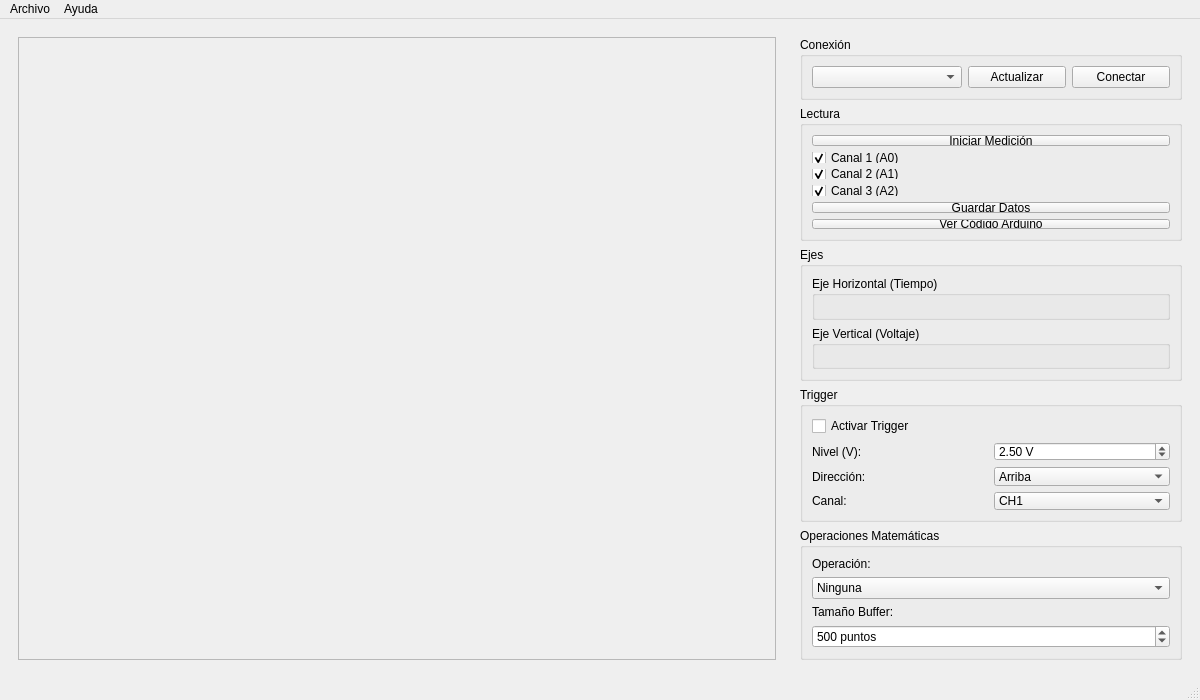
<?xml version="1.0" encoding="UTF-8"?>
<ui version="4.0">
 <class>MainWindow</class>
 <widget class="QMainWindow" name="MainWindow">
  <property name="geometry">
   <rect>
    <x>0</x>
    <y>0</y>
    <width>1200</width>
    <height>700</height>
   </rect>
  </property>
  <property name="windowTitle">
   <string>Osciloscopio Digital</string>
  </property>
  <widget class="QWidget" name="centralwidget">
   <layout class="QHBoxLayout" name="horizontalLayout_3">
    <item>
     <widget class="QWidget" name="widget_plot" native="true">
      <property name="sizePolicy">
       <sizepolicy hsizetype="Expanding" vsizetype="Expanding">
        <horstretch>0</horstretch>
        <verstretch>0</verstretch>
       </sizepolicy>
      </property>
      <property name="minimumSize">
       <size>
        <width>700</width>
        <height>500</height>
       </size>
      </property>
      <layout class="QVBoxLayout" name="verticalLayout_plot">
       <item>
        <widget class="QFrame" name="plot">
         <property name="frameShape">
          <enum>QFrame::StyledPanel</enum>
         </property>
         <property name="frameShadow">
          <enum>QFrame::Raised</enum>
         </property>
        </widget>
       </item>
      </layout>
     </widget>
    </item>
    <item>
     <widget class="QWidget" name="widget_controles" native="true">
      <property name="sizePolicy">
       <sizepolicy hsizetype="Preferred" vsizetype="Expanding">
        <horstretch>0</horstretch>
        <verstretch>0</verstretch>
       </sizepolicy>
      </property>
      <property name="minimumSize">
       <size>
        <width>400</width>
        <height>500</height>
       </size>
      </property>
      <layout class="QVBoxLayout" name="verticalLayout_controles">
       <item>
        <widget class="QGroupBox" name="groupBox_conexion">
         <property name="title">
          <string>Conexión</string>
         </property>
         <layout class="QHBoxLayout" name="horizontalLayout_conexion">
          <item>
           <widget class="QComboBox" name="combo_ports">
            <property name="minimumSize">
             <size>
              <width>150</width>
              <height>0</height>
             </size>
            </property>
           </widget>
          </item>
          <item>
           <widget class="QPushButton" name="btn_refresh">
            <property name="text">
             <string>Actualizar</string>
            </property>
           </widget>
          </item>
          <item>
           <widget class="QPushButton" name="btn_connect">
            <property name="text">
             <string>Conectar</string>
            </property>
           </widget>
          </item>
         </layout>
        </widget>
       </item>
       <item>
        <widget class="QGroupBox" name="groupBox_lectura">
         <property name="title">
          <string>Lectura</string>
         </property>
         <layout class="QVBoxLayout" name="verticalLayout_lectura">
          <item>
           <widget class="QPushButton" name="btn_start">
            <property name="text">
             <string>Iniciar Medición</string>
            </property>
            <property name="checkable">
             <bool>false</bool>
            </property>
           </widget>
          </item>
          <item>
           <widget class="QCheckBox" name="check_ch1">
            <property name="text">
             <string>Canal 1 (A0)</string>
            </property>
            <property name="checked">
             <bool>true</bool>
            </property>
           </widget>
          </item>
          <item>
           <widget class="QCheckBox" name="check_ch2">
            <property name="text">
             <string>Canal 2 (A1)</string>
            </property>
            <property name="checked">
             <bool>true</bool>
            </property>
           </widget>
          </item>
          <item>
           <widget class="QCheckBox" name="check_ch3">
            <property name="text">
             <string>Canal 3 (A2)</string>
            </property>
            <property name="checked">
             <bool>true</bool>
            </property>
           </widget>
          </item>
          <item>
           <widget class="QPushButton" name="btn_save">
            <property name="text">
             <string>Guardar Datos</string>
            </property>
           </widget>
          </item>
          <item>
           <widget class="QPushButton" name="btn_view_code">
            <property name="text">
             <string>Ver Código Arduino</string>
            </property>
           </widget>
          </item>
         </layout>
        </widget>
       </item>
       <item>
        <widget class="QGroupBox" name="groupBox_ejes">
         <property name="title">
          <string>Ejes</string>
         </property>
         <layout class="QVBoxLayout" name="verticalLayout_ejes">
          <item>
           <widget class="QGroupBox" name="groupBox_horizontal">
            <property name="title">
             <string>Eje Horizontal (Tiempo)</string>
            </property>
            <layout class="QGridLayout" name="gridLayout_horizontal">
             <item row="0" column="0">
              <widget class="QLabel" name="label_time_scale">
               <property name="text">
                <string>Escala (s/div):</string>
               </property>
              </widget>
             </item>
             <item row="0" column="1">
              <widget class="QDoubleSpinBox" name="spin_time_scale">
               <property name="minimum">
                <double>0.0001</double>
               </property>
               <property name="maximum">
                <double>1.0000</double>
               </property>
               <property name="singleStep">
                <double>0.0001</double>
               </property>
               <property name="value">
                <double>0.0010</double>
               </property>
               <property name="decimals">
                <number>4</number>
               </property>
               <property name="suffix">
                <string> s</string>
               </property>
              </widget>
             </item>
             <item row="1" column="0">
              <widget class="QLabel" name="label_time_pos">
               <property name="text">
                <string>Posición (s):</string>
               </property>
              </widget>
             </item>
             <item row="1" column="1">
              <widget class="QDoubleSpinBox" name="spin_time_pos">
               <property name="minimum">
                <double>-10.000</double>
               </property>
               <property name="maximum">
                <double>10.000</double>
               </property>
               <property name="singleStep">
                <double>0.001</double>
               </property>
               <property name="value">
                <double>0.000</double>
               </property>
               <property name="decimals">
                <number>3</number>
               </property>
               <property name="suffix">
                <string> s</string>
               </property>
              </widget>
             </item>
            </layout>
           </widget>
          </item>
          <item>
           <widget class="QGroupBox" name="groupBox_vertical">
            <property name="title">
             <string>Eje Vertical (Voltaje)</string>
            </property>
            <layout class="QGridLayout" name="gridLayout_vertical">
             <item row="0" column="0">
              <widget class="QLabel" name="label_volt_scale">
               <property name="text">
                <string>Escala (V/div):</string>
               </property>
              </widget>
             </item>
             <item row="0" column="1">
              <widget class="QDoubleSpinBox" name="spin_volt_scale">
               <property name="minimum">
                <double>0.1</double>
               </property>
               <property name="maximum">
                <double>5.0</double>
               </property>
               <property name="singleStep">
                <double>0.1</double>
               </property>
               <property name="value">
                <double>1.0</double>
               </property>
               <property name="decimals">
                <number>1</number>
               </property>
               <property name="suffix">
                <string> V</string>
               </property>
              </widget>
             </item>
             <item row="1" column="0">
              <widget class="QLabel" name="label_volt_pos">
               <property name="text">
                <string>Posición (V):</string>
               </property>
              </widget>
             </item>
             <item row="1" column="1">
              <widget class="QDoubleSpinBox" name="spin_volt_pos">
               <property name="minimum">
                <double>-5.000</double>
               </property>
               <property name="maximum">
                <double>5.000</double>
               </property>
               <property name="singleStep">
                <double>0.1</double>
               </property>
               <property name="value">
                <double>0.000</double>
               </property>
               <property name="decimals">
                <number>3</number>
               </property>
               <property name="suffix">
                <string> V</string>
               </property>
              </widget>
             </item>
            </layout>
           </widget>
          </item>
         </layout>
        </widget>
       </item>
       <item>
        <widget class="QGroupBox" name="groupBox_trigger">
         <property name="title">
          <string>Trigger</string>
         </property>
         <layout class="QVBoxLayout" name="verticalLayout_trigger">
          <item>
           <widget class="QCheckBox" name="check_trigger">
            <property name="text">
             <string>Activar Trigger</string>
            </property>
           </widget>
          </item>
          <item>
           <layout class="QGridLayout" name="gridLayout_trigger">
            <item row="0" column="0">
             <widget class="QLabel" name="label_trigger_level">
              <property name="text">
               <string>Nivel (V):</string>
              </property>
             </widget>
            </item>
            <item row="0" column="1">
             <widget class="QDoubleSpinBox" name="spin_trigger_level">
              <property name="minimum">
               <double>0.0</double>
              </property>
              <property name="maximum">
               <double>5.0</double>
              </property>
              <property name="singleStep">
               <double>0.1</double>
              </property>
              <property name="value">
               <double>2.5</double>
              </property>
              <property name="decimals">
               <number>2</number>
              </property>
              <property name="suffix">
               <string> V</string>
              </property>
             </widget>
            </item>
            <item row="1" column="0">
             <widget class="QLabel" name="label_trigger_dir">
              <property name="text">
               <string>Dirección:</string>
              </property>
             </widget>
            </item>
            <item row="1" column="1">
             <widget class="QComboBox" name="combo_trigger_dir">
              <item>
               <property name="text">
                <string>Arriba</string>
               </property>
              </item>
              <item>
               <property name="text">
                <string>Abajo</string>
               </property>
              </item>
             </widget>
            </item>
            <item row="2" column="0">
             <widget class="QLabel" name="label_trigger_ch">
              <property name="text">
               <string>Canal:</string>
              </property>
             </widget>
            </item>
            <item row="2" column="1">
             <widget class="QComboBox" name="combo_trigger_ch">
              <item>
               <property name="text">
                <string>CH1</string>
               </property>
              </item>
              <item>
               <property name="text">
                <string>CH2</string>
               </property>
              </item>
              <item>
               <property name="text">
                <string>CH3</string>
               </property>
              </item>
             </widget>
            </item>
           </layout>
          </item>
         </layout>
        </widget>
       </item>
       <item>
        <widget class="QGroupBox" name="groupBox_math">
         <property name="title">
          <string>Operaciones Matemáticas</string>
         </property>
         <layout class="QVBoxLayout" name="verticalLayout_math">
          <item>
           <widget class="QLabel" name="label_operation">
            <property name="text">
             <string>Operación:</string>
            </property>
           </widget>
          </item>
          <item>
           <widget class="QComboBox" name="combo_operation">
            <item>
             <property name="text">
              <string>Ninguna</string>
             </property>
            </item>
            <item>
             <property name="text">
              <string>Suma (CH1+CH2+CH3)</string>
             </property>
            </item>
            <item>
             <property name="text">
              <string>Resta (CH1-CH2-CH3)</string>
             </property>
            </item>
           </widget>
          </item>
          <item>
           <widget class="QLabel" name="label_buffer_size">
            <property name="text">
             <string>Tamaño Buffer:</string>
            </property>
           </widget>
          </item>
          <item>
           <widget class="QSpinBox" name="spin_buffer_size">
            <property name="minimum">
             <number>100</number>
            </property>
            <property name="maximum">
             <number>5000</number>
            </property>
            <property name="value">
             <number>500</number>
            </property>
            <property name="suffix">
             <string> puntos</string>
            </property>
           </widget>
          </item>
         </layout>
        </widget>
       </item>
       <item>
        <spacer name="verticalSpacer">
         <property name="orientation">
          <enum>Qt::Vertical</enum>
         </property>
         <property name="sizeHint" stdset="0">
          <size>
           <width>20</width>
           <height>40</height>
          </size>
         </property>
        </spacer>
       </item>
      </layout>
     </widget>
    </item>
   </layout>
  </widget>
  <widget class="QStatusBar" name="statusbar">
   <property name="sizeGripEnabled">
    <bool>true</bool>
   </property>
  </widget>
  <widget class="QMenuBar" name="menubar">
   <property name="geometry">
    <rect>
     <x>0</x>
     <y>0</y>
     <width>1200</width>
     <height>21</height>
    </rect>
   </property>
   <widget class="QMenu" name="menuArchivo">
    <property name="title">
     <string>Archivo</string>
    </property>
    <addaction name="actionGuardar"/>
    <addaction name="separator"/>
    <addaction name="actionSalir"/>
   </widget>
   <widget class="QMenu" name="menuAyuda">
    <property name="title">
     <string>Ayuda</string>
    </property>
    <addaction name="actionAcerca_de"/>
   </widget>
   <addaction name="menuArchivo"/>
   <addaction name="menuAyuda"/>
  </widget>
  <action name="actionGuardar">
   <property name="text">
    <string>&amp;Guardar Datos...</string>
   </property>
   <property name="shortcut">
    <string>Ctrl+G</string>
   </property>
  </action>
  <action name="actionSalir">
   <property name="text">
    <string>&amp;Salir</string>
   </property>
   <property name="shortcut">
    <string>Ctrl+Q</string>
   </property>
  </action>
  <action name="actionAcerca_de">
   <property name="text">
    <string>&amp;Acerca de...</string>
   </property>
  </action>
 </widget>
 <resources/>
 <connections/>
</ui>
